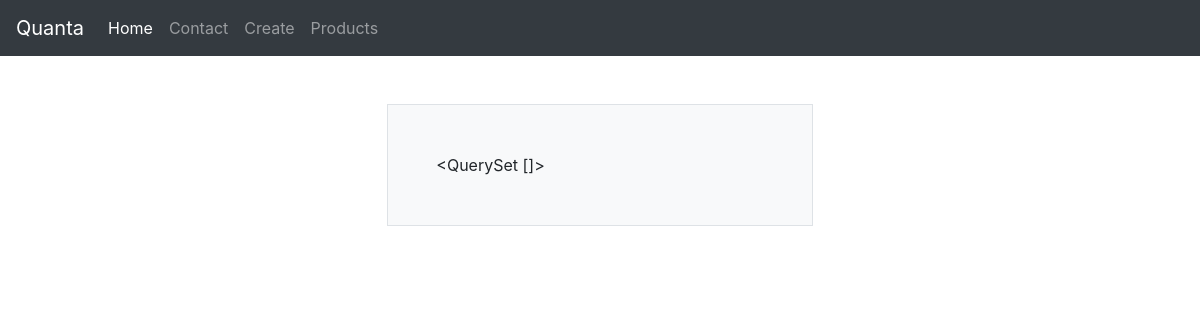
/article/list/, run on an earlier commit of the app's database.
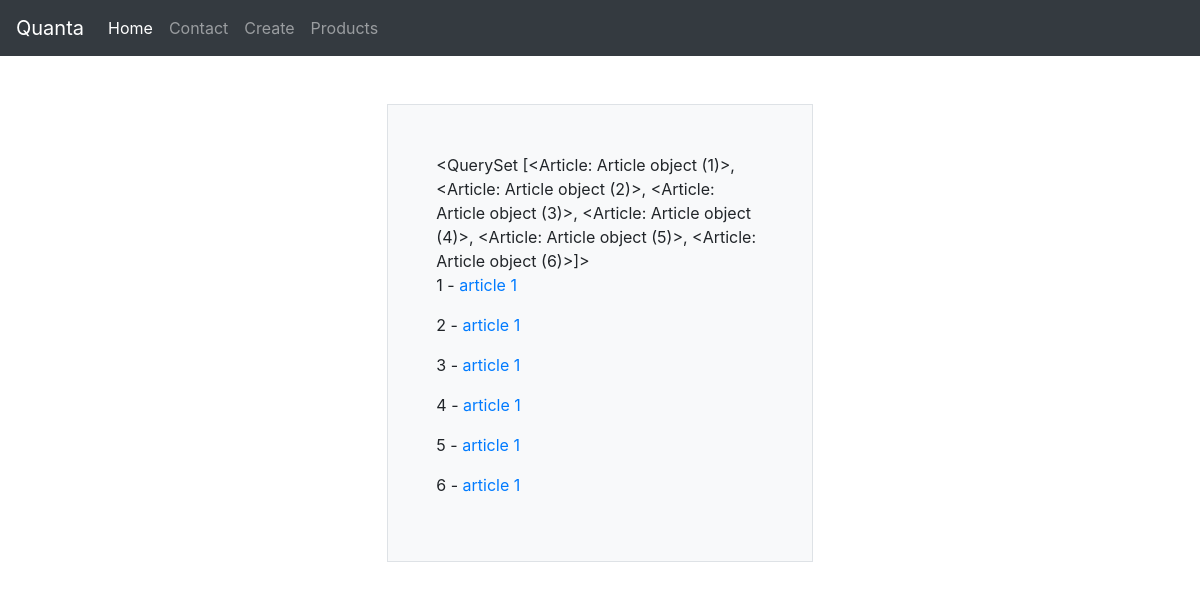
And on a later commit of the database.
### Blog/models.py (models this page shows)
class Article(models.Model):
    title = models.CharField(max_length = 120)
    content = models.TextField(blank=True, null=False)
    active = models.BooleanField(default = False)
    def get_absolute_url(self):
        return reverse("article-detail", kwargs={"id": self.id})

### Blog/views.py (the view)
# urls.py: path('list/', article_list_view, name = 'article-list'),
def article_list_view(request):
    queryset = Article.objects.all()
    context = {
        'object_list' : queryset,
    }
    return render(request, 'articles/articles_list.html', context)

### Blog/templates/articles/articles_list.html
{% extends 'base.html' %}
{% block content %}
{{object_list}}
{% for instance in object_list %}
    <p> {{ instance.id }} - <a href='{{ instance.get_absolute_url }}'> {{ instance.title }} </a> </p>
{% endfor %}
{% endblock content %}

### templates/base.html (shortened to what this page needs)
<!doctype html>
<html lang="en">
<head>
    <link rel="stylesheet" href="https://stackpath.bootstrapcdn.com/bootstrap/4.4.1/css/bootstrap.min.css"
>
</head>
<body>
    {% include 'navbar.html' %}
    <div>
        <div class="container py-md-5">
            <div class="row">
                <div class="col-sm">
                </div>
                <div class="col px-lg-5 py-lg-5 border bg-light">
                    {% block content %}{% endblock  %}
                </div>
                <div class="col-sm">
                </div>
            </div>
        </div>
    </div>
</body>
</html>

### templates/navbar.html (shortened to what this page needs)
<!doctype html>
<html lang="en">
  <head>
    <link rel="stylesheet" href="https://stackpath.bootstrapcdn.com/bootstrap/4.4.1/css/bootstrap.min.css">
  </head>
  <body>
    <nav class="navbar navbar-expand-md navbar-dark bg-dark" >
  <a class="navbar-brand" href="#">Quanta</a>
  <div class="collapse navbar-collapse" id="navbarSupportedContent">
    <ul class="navbar-nav mr-auto">
      <li class="nav-item active">
        <a class="nav-link" href="/home">Home <span class="sr-only">(current)</span></a>
      </li>
      <li class="nav-item">
        <a class="nav-link" href="/contact">Contact</a>
      </li>
      <li class="nav-item">
        <a class="nav-link" href="/product/create">Create</a>
      </li>
      <li class="nav-item">
        <a class="nav-link" href="/product/list">Products</a>
      </li>
    </ul>
  </div>
</nav>
  </body>
</html>

What changed in the data, as far as the page shows it:
added Article: id "<QuerySet [<Article: Article object (1)>, <Article: Article object (2)>, <Article: Article object (3)>, <Article: Article object (4)>, <Article: Article object (5)>, <Article: Article object (6)>]>", id "1", title "article 1"
added Article: id "2", title "article 1"
added Article: id "3", title "article 1"
added Article: id "4", title "article 1"
added Article: id "5", title "article 1"
added Article: id "6", title "article 1"
Also different on the page:
{{ object_list }}: "<QuerySet []>" → (not shown)
